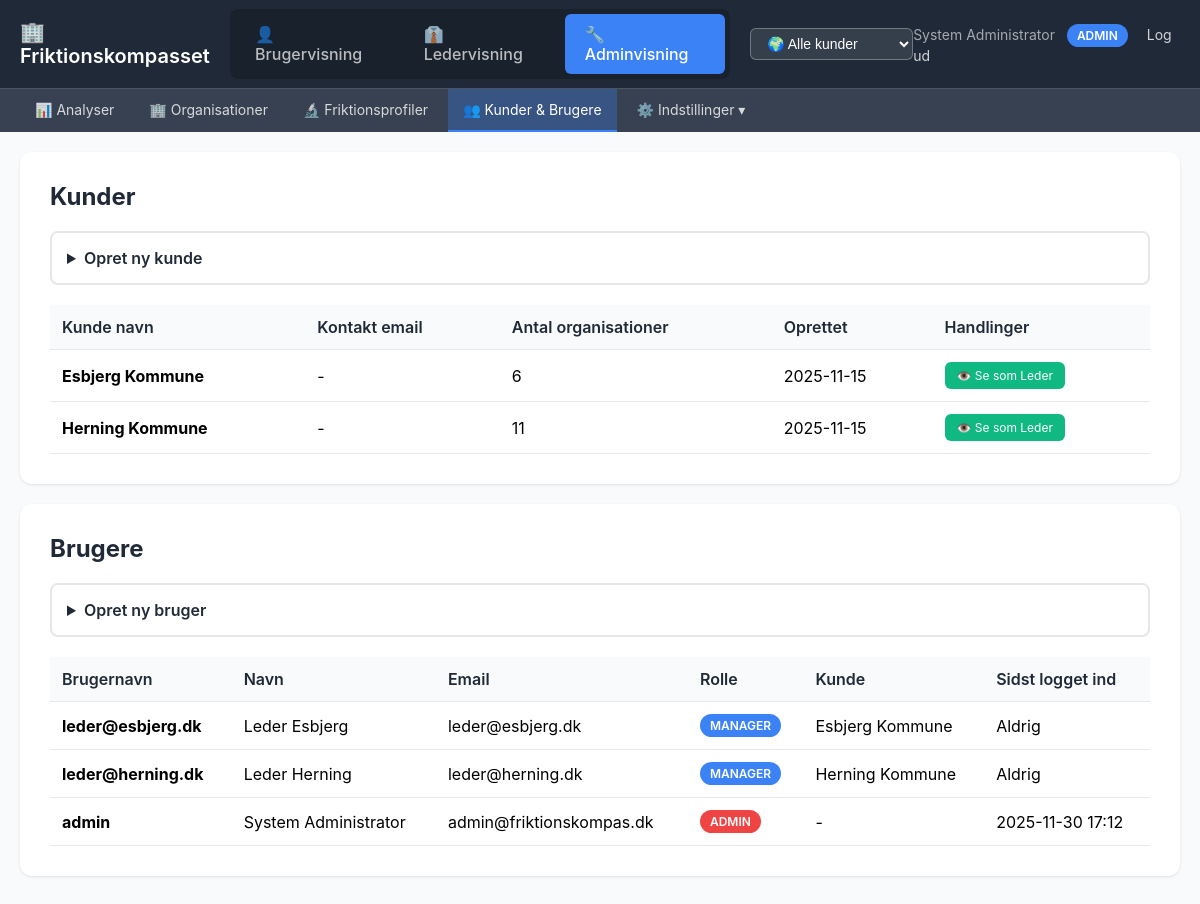
Before: /admin/customers (signed in) with the older database file.
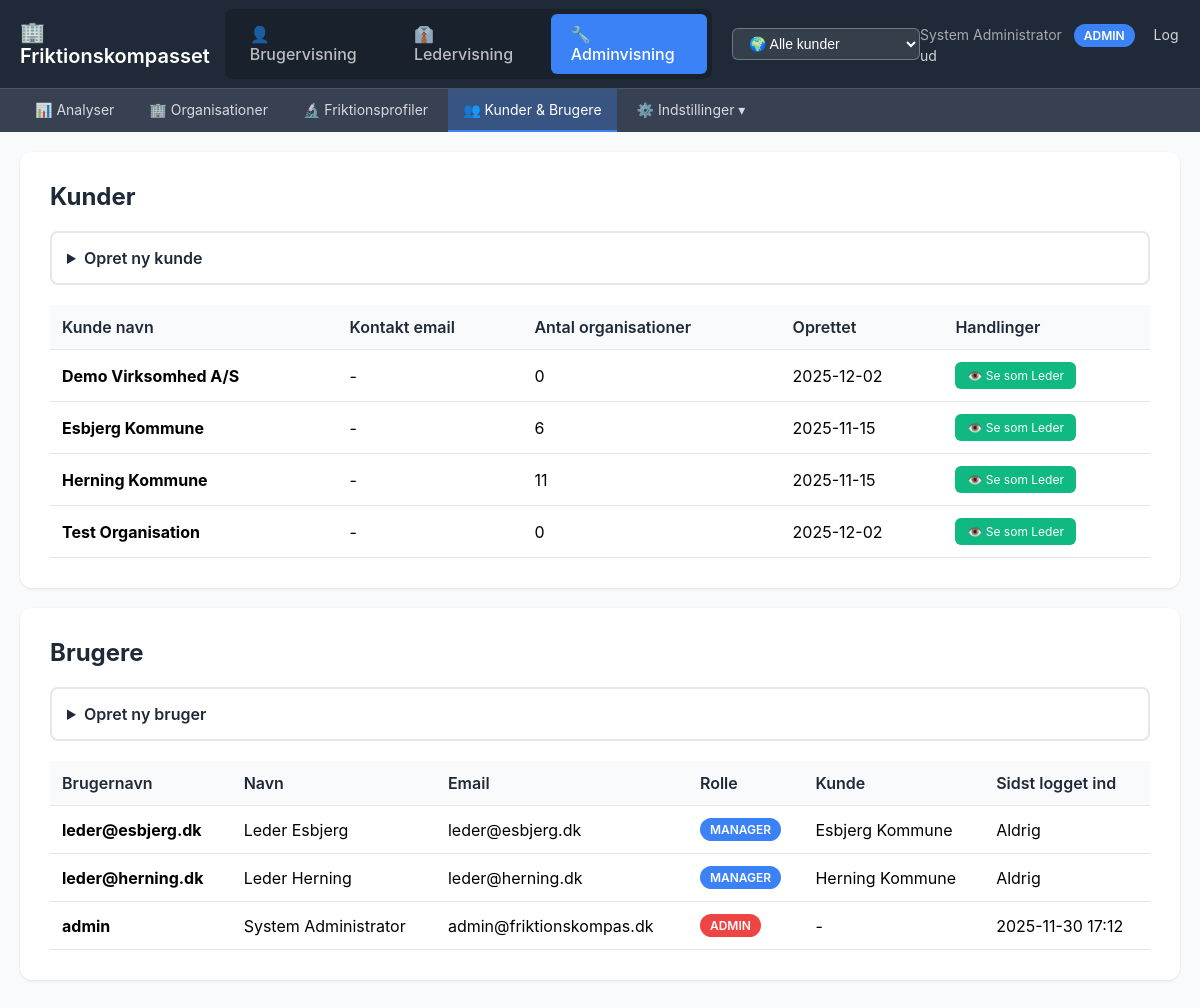
After: the same page with the newer database file.
### tables this page shows
CREATE TABLE customers (
                id TEXT PRIMARY KEY,
                name TEXT NOT NULL,
                contact_email TEXT,
                is_active INTEGER DEFAULT 1,
                created_at TIMESTAMP DEFAULT CURRENT_TIMESTAMP
            );

CREATE TABLE users (
                id TEXT PRIMARY KEY,
                username TEXT UNIQUE NOT NULL,
                password_hash TEXT NOT NULL,
                name TEXT NOT NULL,
                email TEXT,
                role TEXT NOT NULL CHECK(role IN ('admin', 'manager')),
                customer_id TEXT,
                is_active INTEGER DEFAULT 1,
                created_at TIMESTAMP DEFAULT CURRENT_TIMESTAMP,
                last_login TIMESTAMP,
                FOREIGN KEY (customer_id) REFERENCES customers(id) ON DELETE CASCADE
            );

### admin_app.py (the view)
@app.route('/admin/customers')
@admin_required
def manage_customers():
    customers = list_customers()
    users = list_users()  # Alle users
    return render_template('admin/customers.html',
                         customers=customers,
                         users=users)

### admin_app.py (called while the page is built)
def admin_required(f):
    @wraps(f)
    def decorated_function(*args, **kwargs):
        if 'user' not in session:
            flash('Du skal være logget ind', 'error')
            return redirect(url_for('login'))
        if session['user']['role'] != 'admin':
            flash('Kun admin har adgang til denne side', 'error')
            return redirect(url_for('analyser'))
        return f(*args, **kwargs)
    return decorated_function

### db_hierarchical.py (called while the page is built)
@contextmanager
def get_db():
    conn = sqlite3.connect(DB_PATH, timeout=30.0)
    conn.row_factory = sqlite3.Row
    conn.execute("PRAGMA journal_mode=WAL")
    try:
        yield conn
        conn.commit()
    finally:
        conn.close()

### db_multitenant.py (called while the page is built)
@contextmanager
def get_db():
    conn = sqlite3.connect(DB_PATH)
    conn.row_factory = sqlite3.Row
    try:
        yield conn
        conn.commit()
    finally:
        conn.close()

### templates/admin/customers.html (shortened to what this page needs)
{% extends "admin/layout.html" %}
{% block content %}
<div class="card">
    <h2>Kunder</h2>
    <details>
        <summary>Opret ny kunde</summary>
    </details>
    {% if customers %}
    <table>
        <thead>
            <tr>
                <th>Kunde navn</th>
                <th>Kontakt email</th>
                <th>Antal organisationer</th>
                <th>Oprettet</th>
                <th>Handlinger</th>
            </tr>
        </thead>
        <tbody>
            {% for customer in customers %}
            <tr>
                <td><strong>{{ customer.name }}</strong></td>
                <td>{{ customer.contact_email or '-' }}</td>
                <td>{{ customer.unit_count }}</td>
                <td>{{ customer.created_at[:10] }}</td>
                <td>
                    <a href="/admin/impersonate/{{ customer.id }}" class="view-as-btn">👁️ Se som Leder</a>
                </td>
            </tr>
            {% endfor %}
        </tbody>
    </table>
    {% else %}
    <div class="empty">Ingen kunder endnu.</div>
    {% endif %}
</div>
<div class="card">
    <h2>Brugere</h2>
    <details>
        <summary>Opret ny bruger</summary>
    </details>
    {% if users %}
    <table>
        <thead>
            <tr>
                <th>Brugernavn</th>
                <th>Navn</th>
                <th>Email</th>
                <th>Rolle</th>
                <th>Kunde</th>
                <th>Sidst logget ind</th>
            </tr>
        </thead>
        <tbody>
            {% for user in users %}
            <tr>
                <td><strong>{{ user.username }}</strong></td>
                <td>{{ user.name }}</td>
                <td>{{ user.email or '-' }}</td>
                <td>
                    <span class="badge badge-{{ user.role }}">{{ user.role|upper }}</span>
                </td>
                <td>{{ user.customer_name or '-' }}</td>
                <td>{{ user.last_login[:16] if user.last_login else 'Aldrig' }}</td>
            </tr>
            {% endfor %}
        </tbody>
    </table>
    {% else %}
    <div class="empty">Ingen brugere endnu.</div>
    {% endif %}
</div>
{% endblock %}

### templates/admin/layout.html (shortened to what this page needs)
<!DOCTYPE html>
<html>
<head>
</head>
<body>
    <nav class="nav">
        <div class="nav-container">
            <div class="nav-brand">🏢 Friktionskompasset</div>
            {% if session.user.role == 'admin' and not session.impersonating %}
            <ul class="view-switcher">
                <li><a href="/admin/view/user" {% if session.get('view_mode') == 'user' %}class="active"{% endif %}>👤 Brugervisning</a></li>
                <li><a href="/admin/view/manager" {% if session.get('view_mode') == 'manager' %}class="active"{% endif %}>👔 Ledervisning</a></li>
                <li><a href="/admin/view/admin" {% if session.get('view_mode', 'admin') == 'admin' %}class="active"{% endif %}>🔧 Adminvisning</a></li>
            </ul>
            {% endif %}
            {% if session.user.role == 'admin' %}
            <div class="customer-switcher">
                <select id="customerSelect" onchange="switchCustomer(this.value)">
                    <option value="">🌍 Alle kunder</option>
                </select>
            </div>
            {% endif %}
            <div class="nav-user">
                {{ session.user.name }}
                <span class="user-badge">{{ session.user.role|upper }}</span>
                <a href="/logout" style="color: rgba(255,255,255,0.8); margin-left: 15px; text-decoration: none;">Log ud</a>
            </div>
        </div>
    </nav>
    <div class="submenu">
        <div class="submenu-container">
            {% set view_mode = session.get('view_mode', 'admin') %}
            {% if view_mode == 'user' %}
            <ul class="submenu-links">
                <li><a href="/admin/user-view/survey" {% if 'user-view' in request.path %}class="active"{% endif %}>📝 Spørgeskema</a></li>
            </ul>
            {% else %}
            <ul class="submenu-links">
                <li><a href="/admin/analyser" {% if 'analyser' in request.path %}class="active"{% endif %}>📊 Analyser</a></li>
                <li><a href="/admin" {% if request.path == '/admin' and 'campaign' not in request.path %}class="active"{% endif %}>🏢 Organisationer</a></li>
                <li><a href="/admin/profiler" {% if 'profiler' in request.path %}class="active"{% endif %}>🔬 Friktionsprofiler</a></li>
                <li><a href="/admin/customers" {% if 'customers' in request.path %}class="active"{% endif %}>👥 Kunder & Brugere</a></li>
                <li class="submenu-dropdown">
                    <a href="#" class="dropdown-toggle {% if 'email' in request.path or 'settings' in request.path or 'profil-questions' in request.path or 'seed' in request.path %}active{% endif %}">⚙️ Indstillinger ▾</a>
                </li>
            </ul>
            {% endif %}
        </div>
    </div>
    <div class="container">
        {% block content %}{% endblock %}
    </div>
</body>
</html>

Changed rows visible on the page:
added customers: name "Demo Virksomhed A/S", contact_email "-", unit_count "0", created_at "2025-12-02"
added customers: name "Test Organisation", contact_email "-", unit_count "0", created_at "2025-12-02"
